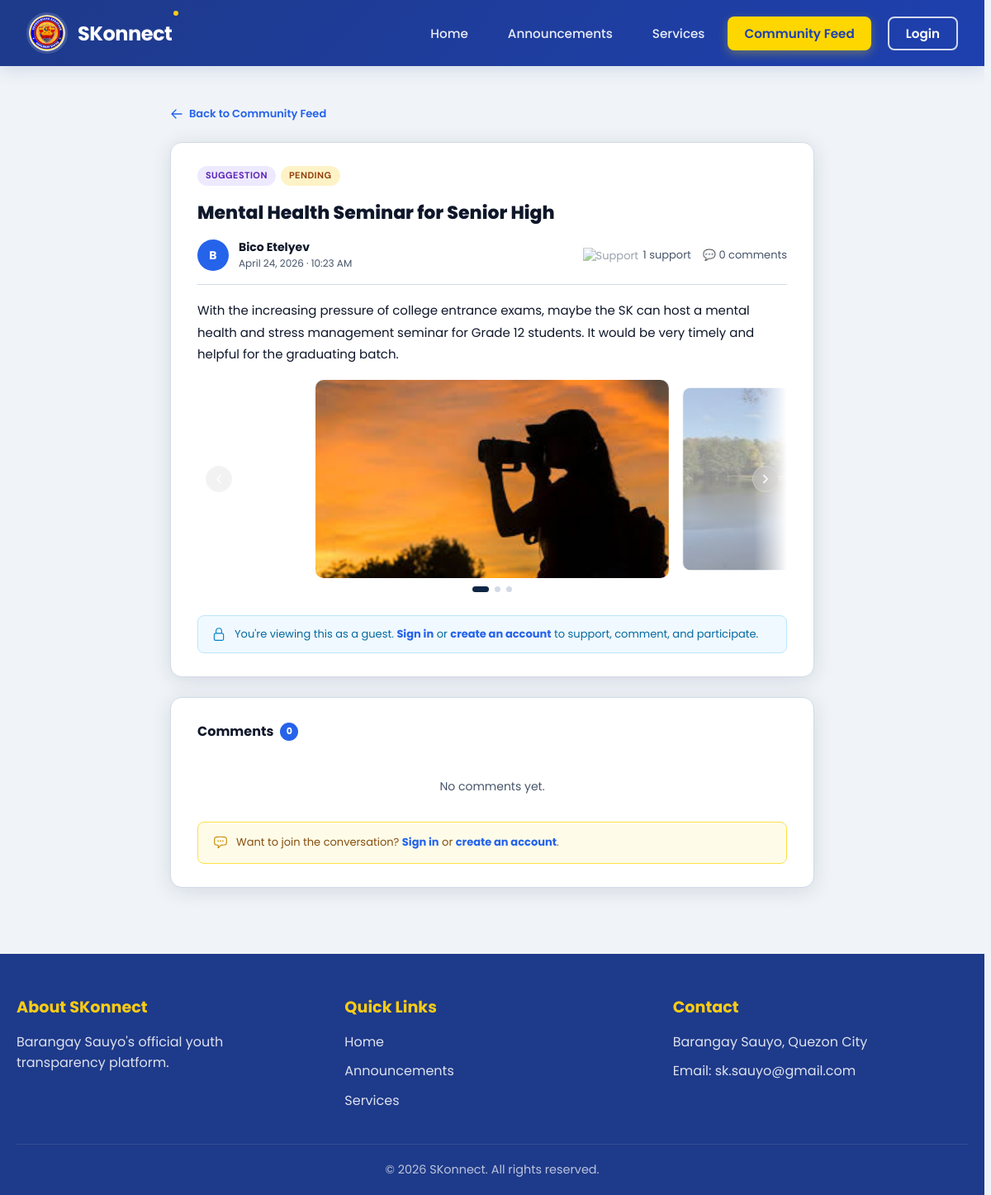
The page /views/public/public_thread_view.php?id=47 on the database its author committed.
### tables this page shows
CREATE TABLE `threads` (
  `id` int(11) NOT NULL,
  `author_id` int(11) NOT NULL,
  `category` enum('inquiry','complaint','suggestion','event_question','other') NOT NULL,
  `subject` varchar(120) NOT NULL,
  `message` text NOT NULL,
  `status` enum('pending','responded','resolved') NOT NULL DEFAULT 'pending',
  `is_removed` tinyint(1) NOT NULL DEFAULT 0,
  `removed_by_user` tinyint(1) NOT NULL DEFAULT 0,
  `is_flagged` tinyint(1) NOT NULL DEFAULT 0,
  `is_pinned` tinyint(1) NOT NULL DEFAULT 0,
  `created_at` datetime NOT NULL DEFAULT current_timestamp(),
  `updated_at` datetime NOT NULL DEFAULT current_timestamp() ON UPDATE current_timestamp()
);

### backend/models/ThreadModel.php (called while the page is built, shortened)
<?php
class ThreadModel
{
    private PDO $conn;
    public function __construct(PDO $conn)
    {
        $this->conn = $conn;
    }
    public function getThreadById(int $thread_id, int $user_id): array|false
    {
        $stmt = $this->conn->prepare(
            "SELECT
                t.*,
                CONCAT(u.first_name, ' ', u.last_name) AS author_name,
                (SELECT COUNT(*) FROM thread_supports  ts  WHERE ts.thread_id  = t.id)                                AS support_count,
                (SELECT COUNT(*) FROM thread_comments  tc  WHERE tc.thread_id  = t.id AND tc.is_removed = 0)           AS comment_count,
                (SELECT COUNT(*) FROM thread_bookmarks tb  WHERE tb.thread_id  = t.id AND tb.user_id = :uid1)          AS is_bookmarked,
                (SELECT COUNT(*) FROM thread_supports  ts2 WHERE ts2.thread_id = t.id AND ts2.user_id = :uid2)         AS user_supported
             FROM threads t
             JOIN users u ON u.id = t.author_id
             WHERE t.id = :tid AND t.is_removed = 0
             LIMIT 1"
        );
        $stmt->execute([':uid1' => $user_id, ':uid2' => $user_id, ':tid' => $thread_id]);
        return $stmt->fetch(PDO::FETCH_ASSOC);
    }
}

### backend/models/CommentModel.php (called while the page is built, shortened)
<?php
class CommentModel
{
    private PDO $conn;
    public function __construct(PDO $conn)
    {
        $this->conn = $conn;
    }
    public function getCommentsByThread(int $thread_id, int $user_id): array
    {
        $stmt = $this->conn->prepare(
            "SELECT
                tc.id,
                tc.thread_id,
                tc.message,
                tc.is_mod_comment,
                tc.is_removed,
                tc.removed_by_mod,
                tc.removed_by_user,
                tc.created_at,
                CONCAT(u.first_name, ' ', u.last_name) AS author_name,
                tc.author_id,
                (SELECT COUNT(*) FROM comment_supports cs  WHERE cs.comment_id  = tc.id)                        AS support_count,
                (SELECT COUNT(*) FROM comment_supports cs2 WHERE cs2.comment_id = tc.id AND cs2.user_id = :uid) AS user_supported
             FROM thread_comments tc
             JOIN users u ON u.id = tc.author_id
             WHERE tc.thread_id = :tid
               AND (tc.is_removed = 0 OR tc.removed_by_mod = 1 OR tc.removed_by_user = 1)
             ORDER BY tc.created_at ASC"
        );
        $stmt->execute([':uid' => $user_id, ':tid' => $thread_id]);
        $comments = $stmt->fetchAll(PDO::FETCH_ASSOC);
        return $comments;
    }
}

### views/public/public_thread_view.php (the view, shortened to what this page needs)
<?php
require_once __DIR__ . '/../../backend/models/ThreadModel.php';
require_once __DIR__ . '/../../backend/models/CommentModel.php';
$db   = new Database();
$conn = $db->getConnection();
$threadModel  = new ThreadModel($conn);
$commentModel = new CommentModel($conn);
$thread_id = (int)($_GET['id'] ?? 0);
$thread = $threadModel->getThreadById($thread_id, 0);
$comments = $commentModel->getCommentsByThread($thread_id, 0);
usort($comments, function ($a, $b) {
    $a_mod = (int)!empty($a['is_mod_comment']);
    $b_mod = (int)!empty($b['is_mod_comment']);
    if ($b_mod !== $a_mod) return $b_mod - $a_mod;
    return strtotime($b['created_at']) - strtotime($a['created_at']);
});
$cat_labels = [
    'inquiry'        => 'Inquiry',
    'complaint'      => 'Complaint',
    'suggestion'     => 'Suggestion',
    'event_question' => 'Event',
    'other'          => 'Other',
];
$cat_key   = $thread['category'];
$cat_label = $cat_labels[$cat_key] ?? 'Other';
$date_fmt  = date('F j, Y · g:i A', strtotime($thread['created_at']));
?>
<!DOCTYPE html>
<html lang="en">
<head>
    <link rel="stylesheet" href="../../styles/global.css">
    <link rel="stylesheet" href="../../styles/public/community.css">
    <link rel="stylesheet" href="../../styles/public/public_thread_view.css">
    <link rel="stylesheet" href="../../styles/public/header.css">
    <link rel="stylesheet" href="../../styles/public/footer.css">
</head>
<body>
    <?php include __DIR__ . '/../../components/public/navbar.php'; ?>
    <main class="pub-thread-page">
        <div class="pub-thread-container">
            <a href="community.php" class="pub-thread-back-link">
                <svg xmlns="http://www.w3.org/2000/svg" fill="none" viewBox="0 0 24 24" stroke-width="2" stroke="currentColor">
                    <path stroke-linecap="round" stroke-linejoin="round" d="M10.5 19.5 3 12m0 0 7.5-7.5M3 12h18" />
                </svg>
                Back to Community Feed
            </a>
            <article class="pub-thread-main-card">
                <div class="pub-thread-badges">
                    <span class="category-badge <?= $cat_key ?>"><?= $cat_label ?></span>
                    <span class="status-badge <?= $thread['status'] ?>"><?= ucfirst($thread['status']) ?></span>
                </div>
                <h1 class="pub-thread-title"><?= htmlspecialchars($thread['subject']) ?></h1>
                <div class="pub-thread-meta">
                    <div class="pub-thread-avatar">
                        <?= strtoupper(substr($thread['author_name'], 0, 1)) ?>
                    </div>
                    <div class="pub-thread-author-info">
                        <span class="pub-thread-author-name"><?= htmlspecialchars($thread['author_name']) ?></span>
                        <time class="pub-thread-date" datetime="<?= $thread['created_at'] ?>"><?= $date_fmt ?></time>
                    </div>
                    <div class="pub-thread-meta-counts">
                        <span>
                            <img src="../../assets/img/handshake-icon.png" alt="Support" class="pub-meta-icon">
                            <?= (int)$thread['support_count'] ?> <?= $thread['support_count'] == 1 ? 'support' : 'supports' ?>
                        </span>
                        <span>💬 <?= (int)$thread['comment_count'] ?> <?= $thread['comment_count'] == 1 ? 'comment' : 'comments' ?></span>
                    </div>
                </div>
                <div class="pub-thread-body">
                    <?= nl2br(htmlspecialchars($thread['message'])) ?>
                </div>
                <div class="pub-readonly-notice">
                    <span>
                        You're viewing this as a guest.
                        <a href="../auth/login.php">Sign in</a> or <a href="../auth/register.php">create an account</a> to support, comment, and participate.
                    </span>
                </div>
            </article>
            <section class="pub-comments-section">
                <h2 class="pub-comments-heading">
                    Comments
                    <span class="pub-comments-count"><?= count($comments) ?></span>
                </h2>
                <div class="pub-comment-list">
                    <?php if (empty($comments)) : ?>
                        <div class="pub-no-comments">
                            No comments yet.
                        </div>
                    <?php endif; ?>
                </div>
                <div class="pub-comment-cta">
                    <span>Want to join the conversation? <a href="../auth/login.php">Sign in</a> or <a href="../auth/register.php">create an account</a>.</span>
                </div>
            </section>
        </div>
    </main>
    <?php include __DIR__ . '/../../components/public/footer.php'; ?>
</body>
</html>

### styles/global.css (style rules this page uses)
:root { --primary-blue: #1e3a8a; --secondary-blue: #2563eb; --accent-yellow: #facc15; --text-dark: #1f2937; --text-light: #6b7280; --bg-light: #f8f9fa; --white: #ffffff; --border-color: #e5e7eb; --bg: #f0f3f8; --surface: #ffffff; --surface-2: #f8fafc; --border: #e2e8f0; --text-primary: #0f172a; --text-secondary: #475569; --text-muted: #94a3b8; --accent: #2563eb; --accent-hover: #1d4ed8; --shadow-sm: 0 1px 3px rgba(0, 0, 0, 0.06), 0 1px 2px rgba(0, 0, 0, 0.04); --shadow-md: 0 4px 12px rgba(0, 0, 0, 0.07), 0 2px 6px rgba(0, 0, 0, 0.04); --shadow-lg: 0 10px 28px rgba(0, 0, 0, 0.08), 0 4px 10px rgba(0, 0, 0, 0.04); --radius-sm: 8px; --radius-md: 14px; --radius-lg: 20px; --font-display: "DM Serif Display", Georgia, serif; --font-body: "DM Sans", Arial, sans-serif; --navy: #0f2545; --navy-mid: #1a3a6b; --blue: #1e5fa8; --blue-light: #2e7dd1; --gold: #c8922a; --gold-light: #e8b94a; --bg: #f0f4f8; --surface: #ffffff; --border: #d1dae6; --text-head: #0f2545; --text-body: #334155; --text-muted: #64748b; --red: #c0392b; --green: #1a7a4a; --radius: 10px; --shadow: 0 2px 12px rgba(15, 37, 69, 0.08); --shadow-md: 0 4px 24px rgba(15, 37, 69, 0.12); }
*, *::before, *::after { box-sizing: border-box; margin: 0; padding: 0; }
html { scroll-behavior: smooth; font-family: "Poppins", sans-serif; overflow-y: scroll; scrollbar-gutter: stable; }
body { background: var(--bg); color: var(--text-body); font-family: "Poppins", sans-serif; }

### styles/public/community.css (style rules this page uses)
body { background: var(--bg); }
.category-badge, .status-badge { display: inline-flex; align-items: center; padding: 3px 10px; border-radius: 20px; font-size: 11px; font-weight: 700; font-family: var(--font-body); letter-spacing: 0.04em; text-transform: uppercase; white-space: nowrap; line-height: 1.6; }
.category-badge.suggestion { background: #ede9fe; color: #5b21b6; }
.status-badge.pending { background: #fef3c7; color: #92400e; }

### rows shown on the page
threads: category "SUGGESTION", status "PENDING", subject "Mental Health Seminar for Senior High", created_at "April 24, 2026 · 10:23 AM", message "With the increasing pressure of college entrance exams, maybe the SK can host a mental health and stress management seminar for Grade 12 students. It would be very timely and helpful for the graduating batch."

### other values the page prints
$label "Home Announcements Services Community Feed Login"
substr($thread['author_name'], 0, 1) "B"
$thread['author_name'] "Bico Etelyev"
$thread['support_count'] "1"
$thread['comment_count'] "0"
count($comments) "0"
